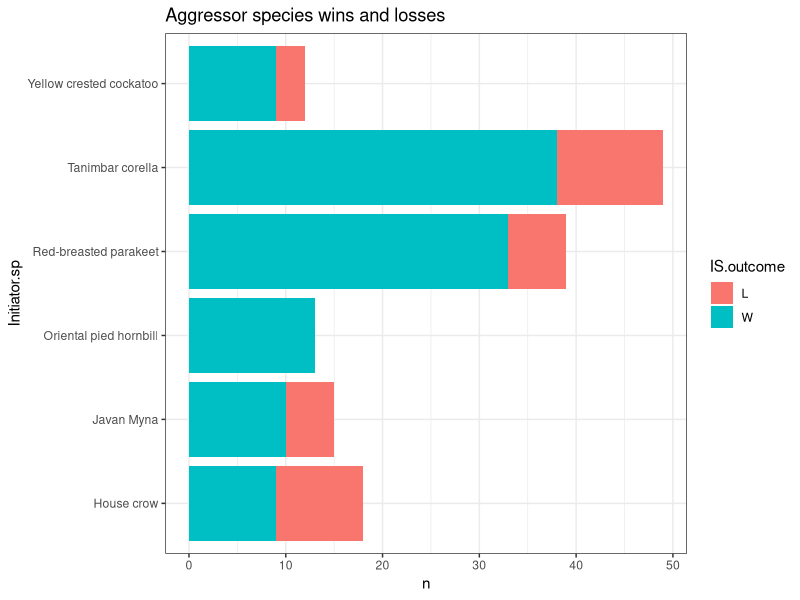
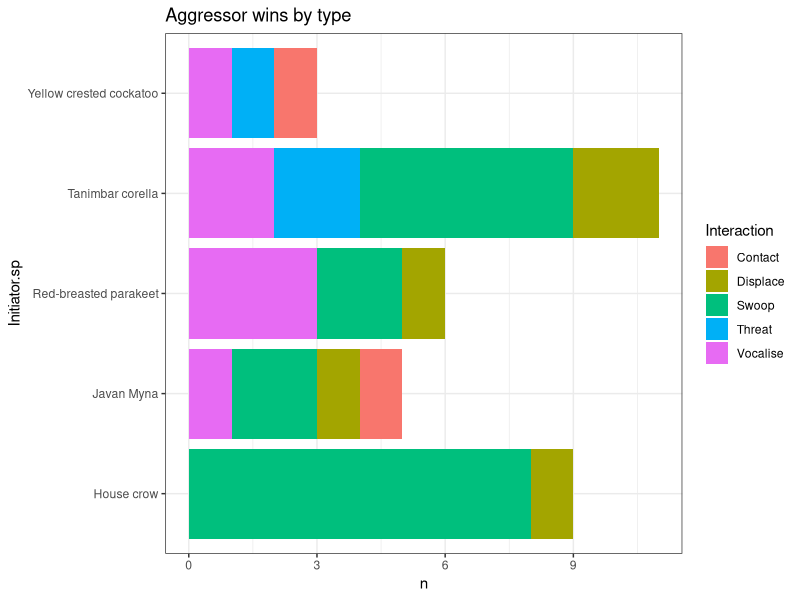
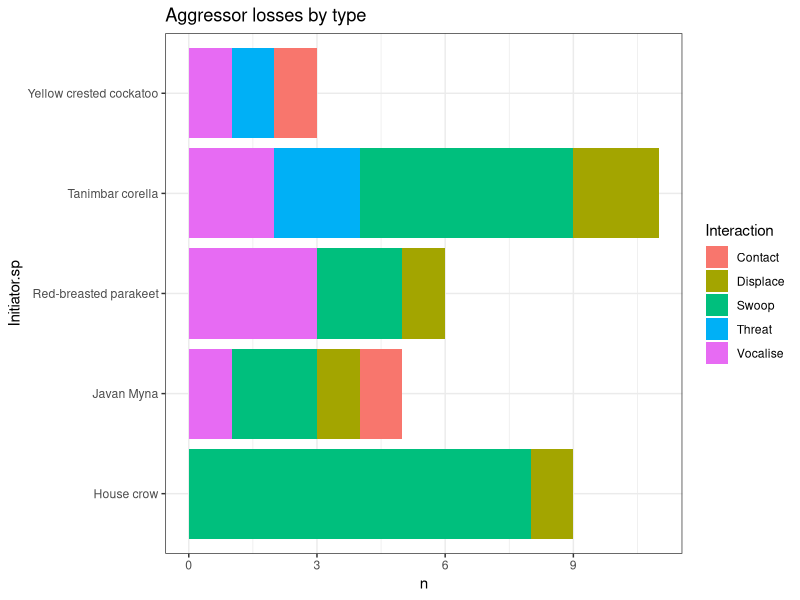

Recreate these plots in R, in order.
library(tidyverse)
library(vegan)
library(lubridate)

isichang<-read.csv("Interaction/Inter_ChangiVill.csv")
dim(isichang)
head(isichang)
class(isichang)
summary(isichang)
ls(isichang)

# Total intiations----
IS<-isichang %>% 
  filter(Interaction!="NE") %>% 
  group_by(Initiator.sp) %>% 
  tally() %>% 
  mutate(freq=n/sum(n)*100) %>%
  arrange(desc(freq))
view(IS)
# only 6 species initiated ----
  # TC initiated the most 33.6% of all

# Total receipts----
RS<-isichang %>% 
  filter(Interaction!="NE") %>% 
  group_by(Recipient.sp) %>% 
  tally() %>% 
  mutate(freq=n/sum(n)*100) %>%
  arrange(desc(freq))
view(RS)
# RBP on the receiving end of most aggression, 33.6%

interactions<-isichang %>% 
  filter(Interaction!="NE") %>% 
  group_by(Initiator.sp,IS.outcome) %>% 
  tally() %>% 
  mutate(freq=n/sum(n)*100) %>% 
  arrange(desc(IS.outcome)) %>% 
  arrange(desc(freq))
view(interactions)

# plot aggressor wins and losses
interactions %>% 
  ggplot(aes(n,Initiator.sp,fill=IS.outcome))+
  geom_col()+
  theme_bw()+
  labs(title="Aggressor species wins and losses")

# winning aggressions by type
interactiontype<-isichang %>% 
  filter(Interaction!="NE")%>%
  filter(IS.outcome!="W") %>%  #change this----
  group_by(Initiator.sp,Interaction) %>% 
  tally() %>% 
  mutate(freq=n/sum(n)*100) %>% 
  arrange(desc(Initiator.sp))
view(interactiontype)

# plot winning aggressions
interactiontype %>% 
  ggplot(aes(n,Initiator.sp,fill=Interaction))+
  geom_col()+
  theme_bw()+
  labs(title="Aggressor wins by type")

# plot aggressions that failed
interactiontype %>% 
  ggplot(aes(n,Initiator.sp,fill=Interaction))+
  geom_col()+
  theme_bw()+
  labs(title="Aggressor losses by type")
